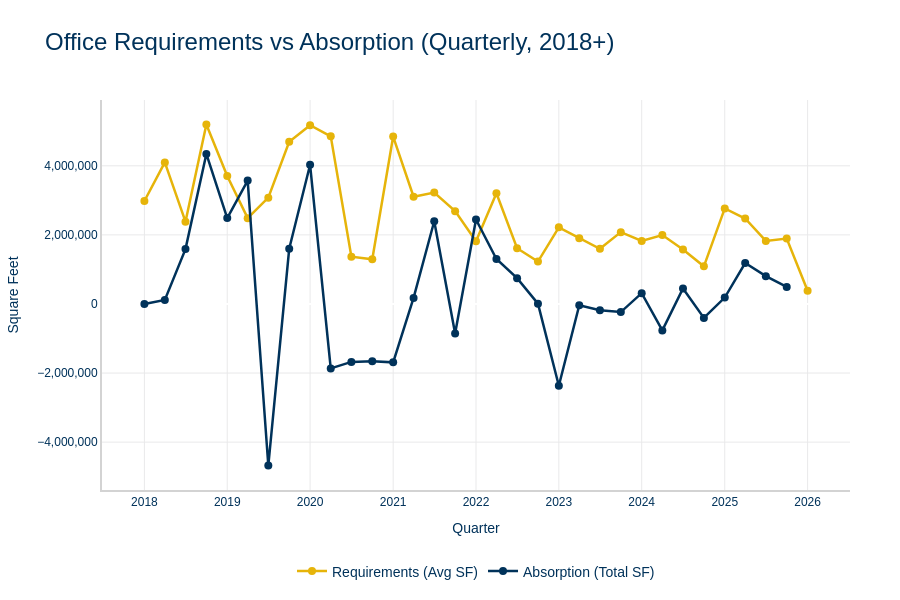

Notebook cell for this chart:
### Code cell
# Create comparison chart if we have absorption dataif absorption_quarterly is not None:    # Aggregate requirements by quarter    df_combined['quarter'] = df_combined['date'].dt.to_period('Q').dt.to_timestamp()    requirements_quarterly = df_combined.groupby('quarter').agg({        'sf_avg': 'sum',        'sf_low': 'sum',        'sf_high': 'sum'    }).reset_index()    requirements_quarterly.columns = ['quarter', 'requirements_sf_avg', 'requirements_sf_low', 'requirements_sf_high']        # Merge datasets    comparison_df = pd.merge(        requirements_quarterly,        absorption_quarterly,        on='quarter',        how='outer'    ).sort_values('quarter')        print(f"Combined comparison data: {len(comparison_df)} quarters")        # Create chart    fig5 = go.Figure()        # Requirements (average SF)    fig5.add_trace(go.Scatter(        x=comparison_df['quarter'],        y=comparison_df['requirements_sf_avg'],        mode='lines+markers',        name='Requirements (Avg SF)',        line=dict(color=AQUILA_COLORS[1], width=2.5),  # Gold        marker=dict(size=8)    ))        # Absorption    fig5.add_trace(go.Scatter(        x=comparison_df['quarter'],        y=comparison_df['absorption_sf'],        mode='lines+markers',        name='Absorption (Total SF)',        line=dict(color=AQUILA_COLORS[0], width=2.5),  # Navy        marker=dict(size=8)    ))        fig5.update_layout(        title={            'text': 'Office Requirements vs Absorption (Quarterly, 2018+)',            'font': dict(family=AQUILA_FONT, size=24, color=AQUILA_COLORS[0])        },        plot_bgcolor='white',        paper_bgcolor='white',        font=dict(family=AQUILA_FONT, size=12, color=AQUILA_COLORS[0]),        xaxis=dict(            title='Quarter',            gridcolor='#e9e9ea',            showgrid=True,            showline=True,            linecolor='lightgrey',            linewidth=2        ),        yaxis=dict(            title='Square Feet',            gridcolor='#e9e9ea',            showgrid=True,            showline=True,            linecolor='lightgrey',            linewidth=2,            tickformat=','        ),        legend=dict(            orientation="h",            yanchor="bottom",            y=-0.25,            xanchor="center",            x=0.5,            font=dict(size=14)        ),        hovermode='x unified',        height=600,        margin=dict(t=100, b=100, l=80, r=50)    )        fig5.write_html('charts/office/requirements_vs_absorption_office.html')    print('✓ Saved charts/office/requirements_vs_absorption_office.html')    fig5.show()else:    print("⚠ Skipping comparison chart - no absorption data available")

### Figure 1 — Plotly figure (JSON) as saved in the notebook; plotly's stock layout.template omitted (floating-point values rounded to 4 significant figures)
{"data": [{"line": {"color": "#e6b40a", "width": 2.5}, "marker": {"size": 8}, "mode": "lines+markers", "name": "Requirements (Avg SF)", "type": "scatter", "x": ["2018-01-01T00:00:00", "2018-04-01T00:00:00", "2018-07-01T00:00:00", "2018-10-01T00:00:00", "2019-01-01T00:00:00", "2019-04-01T00:00:00", "2019-07-01T00:00:00", "2019-10-01T00:00:00", "2020-01-01T00:00:00", "2020-04-01T00:00:00", "2020-07-01T00:00:00", "2020-10-01T00:00:00", "2021-01-01T00:00:00", "2021-04-01T00:00:00", "2021-07-01T00:00:00", "2021-10-01T00:00:00", "2022-01-01T00:00:00", "2022-04-01T00:00:00", "2022-07-01T00:00:00", "2022-10-01T00:00:00", "2023-01-01T00:00:00", "2023-04-01T00:00:00", "2023-07-01T00:00:00", "2023-10-01T00:00:00", "2024-01-01T00:00:00", "2024-04-01T00:00:00", "2024-07-01T00:00:00", "2024-10-01T00:00:00", "2025-01-01T00:00:00", "2025-04-01T00:00:00", "2025-07-01T00:00:00", "2025-10-01T00:00:00", "2026-01-01T00:00:00"], "y": [2981250, 4099175, 2383225, 5195815, 3702250, 2484175, 3077800, 4697750, 5175000.0, 4852528, 1369038, 1293200, 4847650, 3103725, 3223600, 2687700, 1815225, 3206275, 1614150, 1226300, 2218475, 1901350, 1596350, 2079850, 1823000, 1994700, 1578550, 1090125, 2765400, 2473900, 1826050, 1895200, 381200]}, {"line": {"color": "#00325a", "width": 2.5}, "marker": {"size": 8}, "mode": "lines+markers", "name": "Absorption (Total SF)", "type": "scatter", "x": ["2018-01-01T00:00:00", "2018-04-01T00:00:00", "2018-07-01T00:00:00", "2018-10-01T00:00:00", "2019-01-01T00:00:00", "2019-04-01T00:00:00", "2019-07-01T00:00:00", "2019-10-01T00:00:00", "2020-01-01T00:00:00", "2020-04-01T00:00:00", "2020-07-01T00:00:00", "2020-10-01T00:00:00", "2021-01-01T00:00:00", "2021-04-01T00:00:00", "2021-07-01T00:00:00", "2021-10-01T00:00:00", "2022-01-01T00:00:00", "2022-04-01T00:00:00", "2022-07-01T00:00:00", "2022-10-01T00:00:00", "2023-01-01T00:00:00", "2023-04-01T00:00:00", "2023-07-01T00:00:00", "2023-10-01T00:00:00", "2024-01-01T00:00:00", "2024-04-01T00:00:00", "2024-07-01T00:00:00", "2024-10-01T00:00:00", "2025-01-01T00:00:00", "2025-04-01T00:00:00", "2025-07-01T00:00:00", "2025-10-01T00:00:00", "2026-01-01T00:00:00"], "y": [0, 118382, 1587921, 4343790, 2486587, 3572871, -4676468, 1598345, 4029624, -1865998, -1677458, -1658975, -1689572, 174172, 2395057, -857270, 2445317, 1303482, 747195, 8230, -2369023, -37464, -184261, -234582, 313061, -765401, 446517, -403187, 186350, 1185539, 805667, 493742, null]}], "layout": {"font": {"color": "#00325a", "family": "Futura LT Pro, Futura, Arial, sans-serif", "size": 12}, "height": 600, "hovermode": "x unified", "legend": {"font": {"size": 14}, "orientation": "h", "x": 0.5, "xanchor": "center", "y": -0.25, "yanchor": "bottom"}, "margin": {"b": 100, "l": 80, "r": 50, "t": 100}, "paper_bgcolor": "white", "plot_bgcolor": "white", "title": {"font": {"color": "#00325a", "family": "Futura LT Pro, Futura, Arial, sans-serif", "size": 24}, "text": "Office Requirements vs Absorption (Quarterly, 2018+)"}, "xaxis": {"gridcolor": "#e9e9ea", "linecolor": "lightgrey", "linewidth": 2, "showgrid": true, "showline": true, "title": {"text": "Quarter"}}, "yaxis": {"gridcolor": "#e9e9ea", "linecolor": "lightgrey", "linewidth": 2, "showgrid": true, "showline": true, "tickformat": ",", "title": {"text": "Square Feet"}}}}
